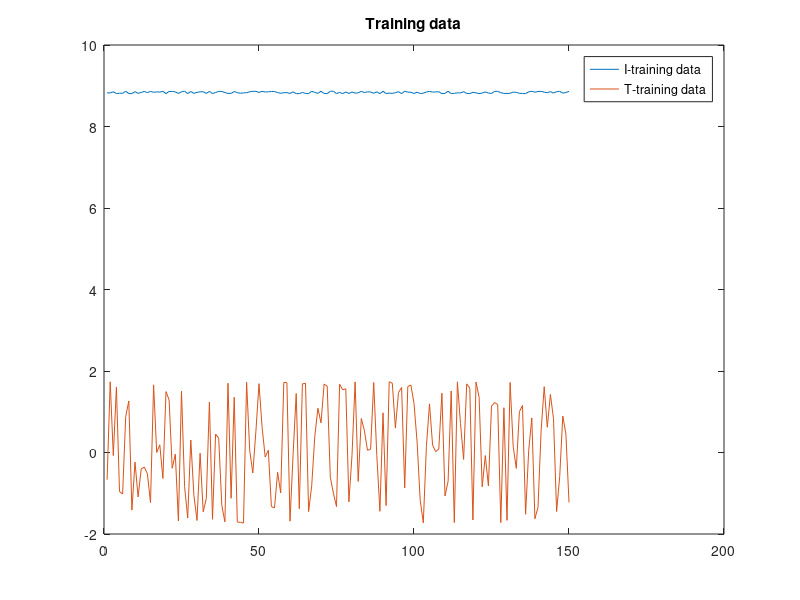

MATLAB code for this plot: (Note: this script raises an error after producing the figure.)
clc, clear all, close

A= 151;
B = 300;
%length of robot arms
l1 = 3; 
l2 = 3;
l3 = 3; 


% input and target
I = [];
T = [];

for k =1:150
    t = (B-A)*rand() + B;
    
    %angles of robot
    theta1 = 0.3 * cos(t);
    theta2 = 0.3 * sin(t);
    theta3 = 0.2 * cos(t);

    I = [I;theta1, theta2, theta2];
    
    %trajactory of robot
    x = l1*cos(theta1) + l2*cos(theta2) + l3*cos(theta3);
    y = l1*sin(theta1) + l2*sin(theta2) + l3*sin(theta3);
    
    T = [T;x,y];
  
end

%split data into train data and test data
I_train =I(1:150,:) %120
I_test =I(121:150,:); 
length = length(I_train)
T_train = T(1:150,:);  %120
T_test = T(121:150,:); %T(121:150,:)
numFeatures = 3 ;


plot(I_train)
plot(T_train)
title('Training data')
legend('I-training data', 'T-training data')

%plot(I_test)



%mlp layer
layers = [
    featureInputLayer(numFeatures,'Normalization', 'zscore')
    fullyConnectedLayer(50)
    batchNormalizationLayer
    reluLayer
    fullyConnectedLayer(2)
    regressionLayer()
    ];
%Specify the training options.
miniBatchSize = 16;

options = trainingOptions('adam', ...
    'MiniBatchSize',miniBatchSize, ...
    'MaxEpochs',100,...
    'Shuffle','every-epoch', ...
    'Plots','training-progress', ...
    'Verbose',false);
%Train the network using the architecture defined by layers, the training data, and the training options.
net = trainNetwork(I_train,T_train,layers,options);


pred1 = predict(net,I_test);

% Evaluate the performance of the model by calculating the root-mean-square error (RMSE) of the predicted and
% actual angles of rotation.
rmse1 = sqrt(sum(mean((T_test - pred1).^2)))

%% RBFNN

net = newrb(I_train', T_train');
pred2 = net(I_test');
rmse2 = sqrt(sum(mean((T_test - pred2').^2)))



